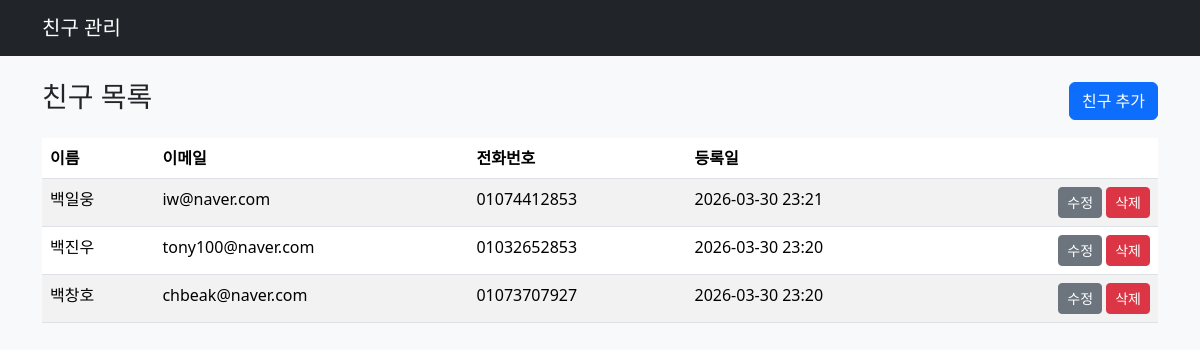
The app's page /, older data.
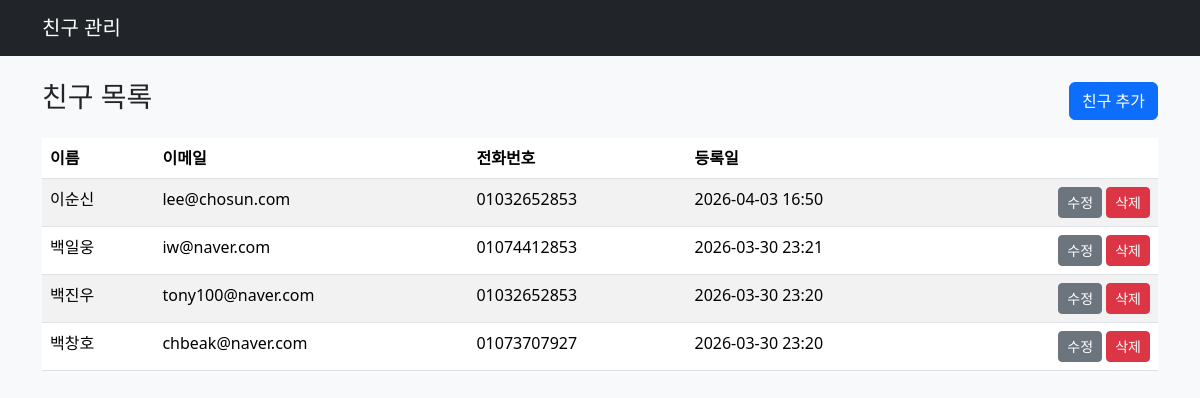
The same page, newer data.
### models.py (models this page shows, shortened)
class Friend(db.Model):
    id = db.Column(db.Integer, primary_key=True)
    name = db.Column(db.String(80), nullable=False)
    email = db.Column(db.String(120), unique=True, nullable=False)
    phone = db.Column(db.String(20))
    created_at = db.Column(db.DateTime, default=datetime.now)

### app.py (the view)
    @app.route("/")
    def index():
        friends = Friend.query.order_by(Friend.created_at.desc()).all()
        return render_template("index.html", friends=friends)

### templates/index.html (shortened to what this page needs)
{% extends "base.html" %}
{% block content %}
<div class="d-flex justify-content-between align-items-center mb-3">
  <h1 class="h3">친구 목록</h1>
  <a href="{{ url_for('add_friend') }}" class="btn btn-primary">친구 추가</a>
</div>
{% if friends %}
  <table class="table table-striped">
    <thead>
      <tr>
        <th>이름</th>
        <th>이메일</th>
        <th>전화번호</th>
        <th>등록일</th>
        <th></th>
      </tr>
    </thead>
    <tbody>
    {% for friend in friends %}
      <tr>
        <td>{{ friend.name }}</td>
        <td>{{ friend.email }}</td>
        <td>{{ friend.phone or "-" }}</td>
        <td>{{ friend.created_at.strftime("%Y-%m-%d %H:%M") }}</td>
        <td class="text-end">
          <a href="{{ url_for('edit_friend', friend_id=friend.id) }}"
             class="btn btn-sm btn-secondary">수정</a>
          <form action="{{ url_for('delete_friend', friend_id=friend.id) }}"
                method="post" style="display:inline-block;"
                onsubmit="return confirm('삭제하시겠습니까?');">
            <button class="btn btn-sm btn-danger">삭제</button>
          </form>
        </td>
      </tr>
    {% endfor %}
    </tbody>
  </table>
{% else %}
  <p>등록된 친구가 없습니다. 상단의 “친구 추가” 버튼을 눌러보세요.</p>
{% endif %}
{% endblock %}

### templates/base.html (shortened to what this page needs)
<!doctype html>
<html lang="ko">
<head>
  <link rel="stylesheet"
        href="https://cdn.jsdelivr.net/npm/bootstrap@5.3.3/dist/css/bootstrap.min.css">
</head>
<body class="bg-light">
<nav class="navbar navbar-expand-lg navbar-dark bg-dark mb-4">
  <div class="container">
    <a class="navbar-brand" href="{{ url_for('index') }}">친구 관리</a>
  </div>
</nav>
<div class="container">
  {% block content %}{% endblock %}
</div>
</body>
</html>

Row changes from the older to the newer data that the page shows:
added Friend: name "이순신", email "lee@chosun.com", phone "01032652853", created_at "2026-04-03 16:50"
